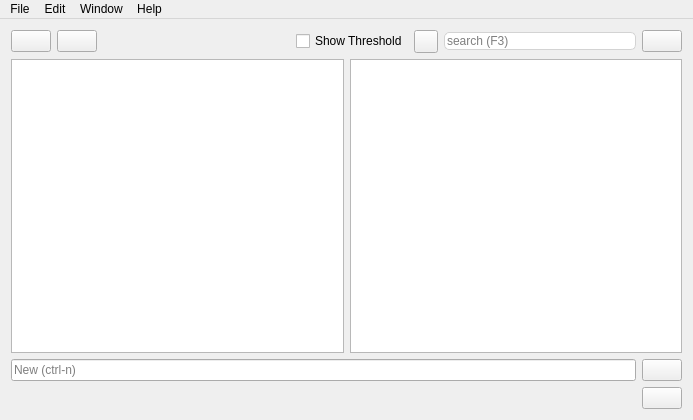
<?xml version="1.0" encoding="UTF-8"?>
<ui version="4.0">
 <class>MainWindow</class>
 <widget class="QMainWindow" name="MainWindow">
  <property name="geometry">
   <rect>
    <x>0</x>
    <y>0</y>
    <width>693</width>
    <height>420</height>
   </rect>
  </property>
  <property name="windowTitle">
   <string>Todour</string>
  </property>
  <property name="windowIcon">
   <iconset resource="resources.qrc">
    <normaloff>:/icons/todour.png</normaloff>:/icons/todour.png</iconset>
  </property>
  <property name="iconSize">
   <size>
    <width>24</width>
    <height>24</height>
   </size>
  </property>
  <property name="toolButtonStyle">
   <enum>Qt::ToolButtonIconOnly</enum>
  </property>
  <widget class="QWidget" name="centralWidget">
   <layout class="QVBoxLayout" name="verticalLayout">
    <item>
     <layout class="QHBoxLayout" name="horizontalLayout">
      <item>
       <widget class="QPushButton" name="archiveButton">
        <property name="toolTip">
         <string>Archive</string>
        </property>
        <property name="text">
         <string/>
        </property>
       </widget>
      </item>
      <item>
       <widget class="QPushButton" name="refreshButton">
        <property name="toolTip">
         <string>Refresh</string>
        </property>
        <property name="text">
         <string/>
        </property>
       </widget>
      </item>
      <item>
       <spacer name="horizontalSpacer">
        <property name="orientation">
         <enum>Qt::Horizontal</enum>
        </property>  
        <property name="sizeHint" stdset="0">
         <size>
          <width>10</width>
          <height>20</height>
         </size>
        </property>
       </spacer>
      </item>
      <item>
       <widget class="QCheckBox" name="cb_threshold_inactive">
        <property name="text">
         <string>Show Threshold</string>
        </property>
       </widget>
      </item>
      <item>
       <widget class="QToolButton" name="btn_Alphabetical">
        <property name="toolTip">
         <string>Toggle sorting</string>
        </property>
        <property name="text">
         <string/>
        </property>
        <property name="checkable">
         <bool>false</bool>
        </property>
       </widget>
      </item>
      <item>
       <widget class="QLineEdit" name="lineEditFilter">
        <property name="minimumSize">
         <size>
          <width>0</width>
          <height>0</height>
         </size>
        </property>
        <property name="baseSize">
         <size>
          <width>100</width>
          <height>0</height>
         </size>
        </property>
        <property name="styleSheet">
         <string notr="true">border: 1px solid lightgray;
border-radius: 5px;
</string>
        </property>
        <property name="placeholderText">
         <string>search (F3)</string>
        </property>
        <property name="clearButtonEnabled">
         <bool>true</bool>
        </property>
       </widget>
      </item>
      <item>
       <widget class="QPushButton" name="context_lock">
        <property name="toolTip">
         <string>Lock the context</string>
        </property>
        <property name="text">
         <string/>
        </property>
        <property name="checkable">
         <bool>true</bool>
        </property>
       </widget>
      </item>
     </layout>
    </item>
    <item>
     <layout class="QHBoxLayout" name="horizontalLayout_3">
      <item>
       <widget class="QListView" name="lv_activetags">
        <property name="enabled">
         <bool>true</bool>
        </property>
       </widget>
      </item>
      <item>
       <widget class="QTableView" name="tableView">
        <property name="contextMenuPolicy">
         <enum>Qt::CustomContextMenu</enum>
        </property>
        <property name="horizontalScrollBarPolicy">
         <enum>Qt::ScrollBarAsNeeded</enum>
        </property>
        <property name="autoScroll">
         <bool>true</bool>
        </property>
        <property name="alternatingRowColors">
         <bool>false</bool>
        </property>
        <property name="textElideMode">
         <enum>Qt::ElideRight</enum>
        </property>
        <property name="sortingEnabled">
         <bool>false</bool>
        </property>
        <property name="wordWrap">
         <bool>false</bool>
        </property>
        <attribute name="verticalHeaderVisible">
         <bool>false</bool>
        </attribute>
        <attribute name="verticalHeaderHighlightSections">
         <bool>false</bool>
        </attribute>
       </widget>
      </item>
     </layout>
    </item>
    <item>
     <layout class="QHBoxLayout" name="horizontalLayout_2">
      <item>
       <widget class="QLineEdit" name="lineEditNew">
        <property name="placeholderText">
         <string>New (ctrl-n)</string>
        </property>
        <property name="clearButtonEnabled">
         <bool>true</bool>
        </property>
      </widget>
      </item>
      <item>
       <widget class="QPushButton" name="addButton">
        <property name="toolTip">
         <string>Add item</string>
        </property>
        <property name="text">
         <string/>
        </property>
       </widget>
      </item>

     </layout>
    </item>
    <item>
     <widget class="QWidget" name="newVersionView" native="true">
      <layout class="QHBoxLayout" name="horizontalLayout_4">
       <property name="spacing">
        <number>20</number>
       </property>
       <property name="leftMargin">
        <number>0</number>
       </property>
       <property name="topMargin">
        <number>0</number>
       </property>
       <property name="rightMargin">
        <number>0</number>
       </property>
       <property name="bottomMargin">
        <number>0</number>
       </property>
       <item>
        <widget class="QLabel" name="lbl_newVersion">
         <property name="text">
          <string> </string>
         </property>
        </widget>
       </item>
       <item>
        <spacer name="horizontalSpacer_2">
         <property name="orientation">
          <enum>Qt::Horizontal</enum>
         </property>
         <property name="sizeHint" stdset="0">
          <size>
           <width>40</width>
           <height>20</height>
          </size>
         </property>
        </spacer>
       </item>
       <item>
        <widget class="QPushButton" name="pb_closeVersionBar">
         <property name="text">
          <string/>
         </property>
        </widget>
       </item>
      </layout>
     </widget>
    </item>
   </layout>
  </widget>
  <widget class="QMenuBar" name="menuBar">
   <property name="geometry">
    <rect>
     <x>0</x>
     <y>0</y>
     <width>693</width>
     <height>24</height>
    </rect>
   </property>
   <widget class="QMenu" name="menuFile">
    <property name="title">
     <string>File</string>
    </property>
    <addaction name="actionSettings"/>
    <addaction name="actionPrint"/>
    <addaction name="actionQuit"/>
   </widget>
   <widget class="QMenu" name="menuHelp">
    <property name="title">
     <string>Help</string>
    </property>
    <addaction name="actionAbout"/>
    <addaction name="actionCheck_for_updates"/>
    <addaction name="actionManual"/>
   </widget>
   <widget class="QMenu" name="menuEdit">
    <property name="title">
     <string>Edit</string>
    </property>
    <addaction name="actionUndo"/>
    <addaction name="actionRedo"/>
   </widget>
   <widget class="QMenu" name="menuWindow">
    <property name="title">
     <string>Window</string>
    </property>
    <addaction name="actionShow_All"/>
    <addaction name="actionStay_On_Top"/>
   </widget>
   <addaction name="menuFile"/>
   <addaction name="menuEdit"/>
   <addaction name="menuWindow"/>
   <addaction name="menuHelp"/>
  </widget>
  <action name="actionSettings">
   <property name="text">
    <string>Settings..</string>
   </property>
  </action>
  <action name="actionPrint">
   <property name="text">
    <string>Print</string>
   </property>
  </action>
  <action name="actionAbout">
   <property name="text">
    <string>About</string>
   </property>
  </action>
  <action name="actionCheck_for_updates">
   <property name="text">
    <string>Check for updates</string>
   </property>
  </action>
  <action name="actionQuit">
   <property name="text">
    <string>Quit</string>
   </property>
  </action>
  <action name="actionUndo">
   <property name="text">
    <string>Undo</string>
   </property>
   <property name="shortcut">
    <string>Ctrl+Z</string>
   </property>
  </action>
  <action name="actionRedo">
   <property name="text">
    <string>Redo</string>
   </property>
   <property name="shortcut">
    <string>Ctrl+R</string>
   </property>
  </action>
  <action name="actionShow_All">
   <property name="checkable">
    <bool>true</bool>
   </property>
   <property name="text">
    <string>Show All</string>
   </property>
  </action>
  <action name="actionStay_On_Top">
   <property name="checkable">
    <bool>true</bool>
   </property>
   <property name="text">
    <string>Stay On Top</string>
   </property>
  </action>
  <action name="actionManual">
   <property name="text">
    <string>Manual..</string>
   </property>
  </action>
 </widget>
 <layoutdefault spacing="6" margin="11"/>
 <tabstops>
  <tabstop>lineEditNew</tabstop>
  <tabstop>addButton</tabstop>
  <tabstop>lineEditFilter</tabstop>
  <tabstop>archiveButton</tabstop>
  <tabstop>refreshButton</tabstop>
 </tabstops>
 <resources>
  <include location="resources.qrc"/>
 </resources>
 <connections/>
</ui>
